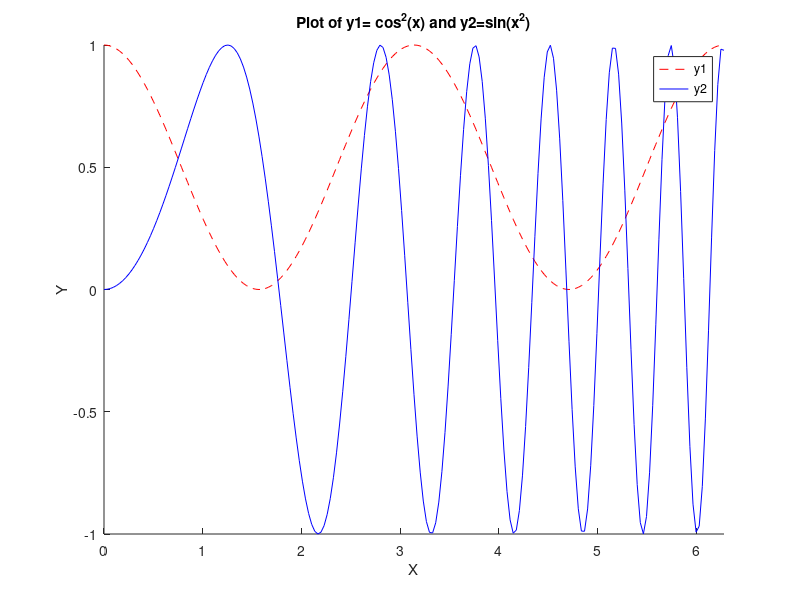

MATLAB code to generate this figure:
%Date: Wednesday, October 7th, 2020
%Assignment 2
%Names: Jeffin Domi (501018734) and Shaurya Ganguly (501015243)
%Section: 12

clc
clear all

%%
%Question 1

%a)Sum of the diagonal matrix C

A = [3,2,1; 3,6,8;, 4,1,4];

B = [4,4,9; 6,1,7; 5,2,0];

C = B+A;

sumOfDiag = sum(diag(C))

%b)Matrix product D

D = B'*B

%c)Product of determinant of matrix D and element B'(2,3)
trans_B = B';

product = det(D)*trans_B(2,3)

%%
%Question 2
%a)Construct matrix E

first_col = A(:,1);
second_col = A(:,2);
third_col = C(2,:);
E = [first_col, second_col, third_col']

%b)Store inverse of E in F
F = inv(E)

% Sum of matrix F
Fsum = sum(sum(F))

%%
%Question 3
x = 0:pi/100:2*pi;
y1 = cos(x).^2;
y2 = sin(x.^2);

figure;
hold on;
plot(x,y1,'r --');
plot(x,y2,'b -');
xlim([0,2*pi]);
ylim([-1,1]);
xlabel('X');
ylabel('Y');
title('Plot of y1= cos^2(x) and y2=sin(x^2)');
legend('y1','y2');
